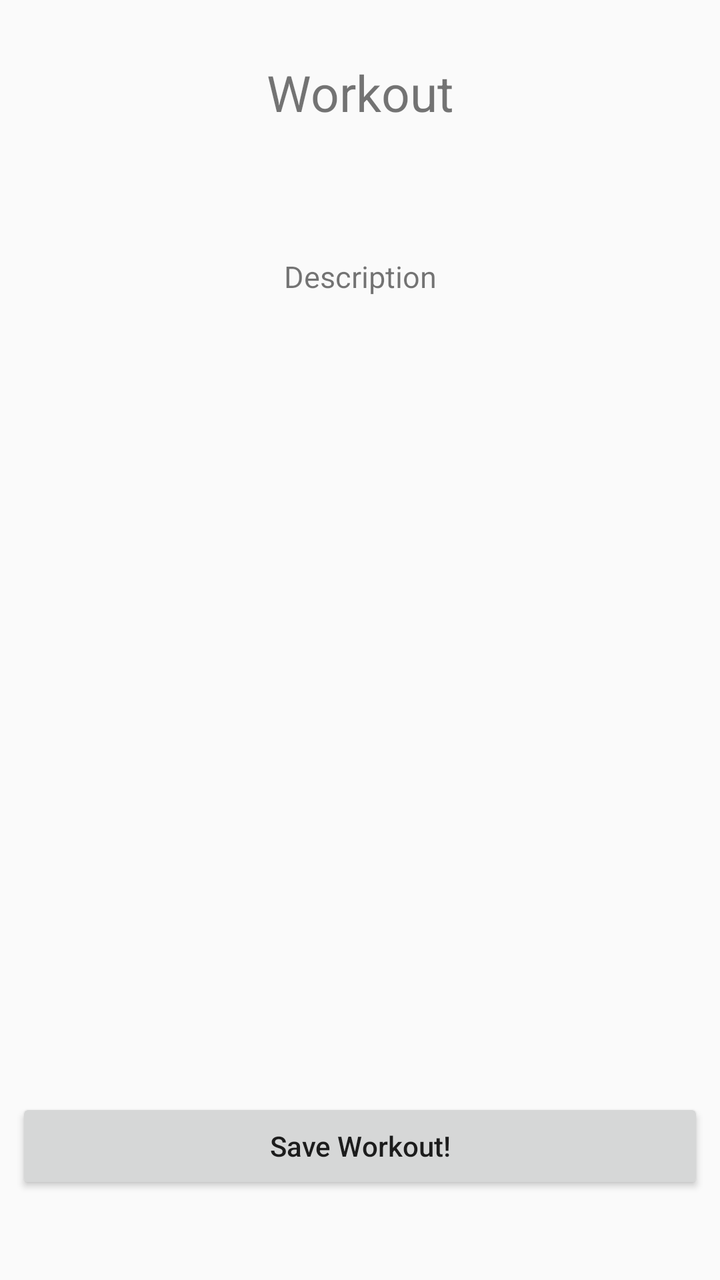
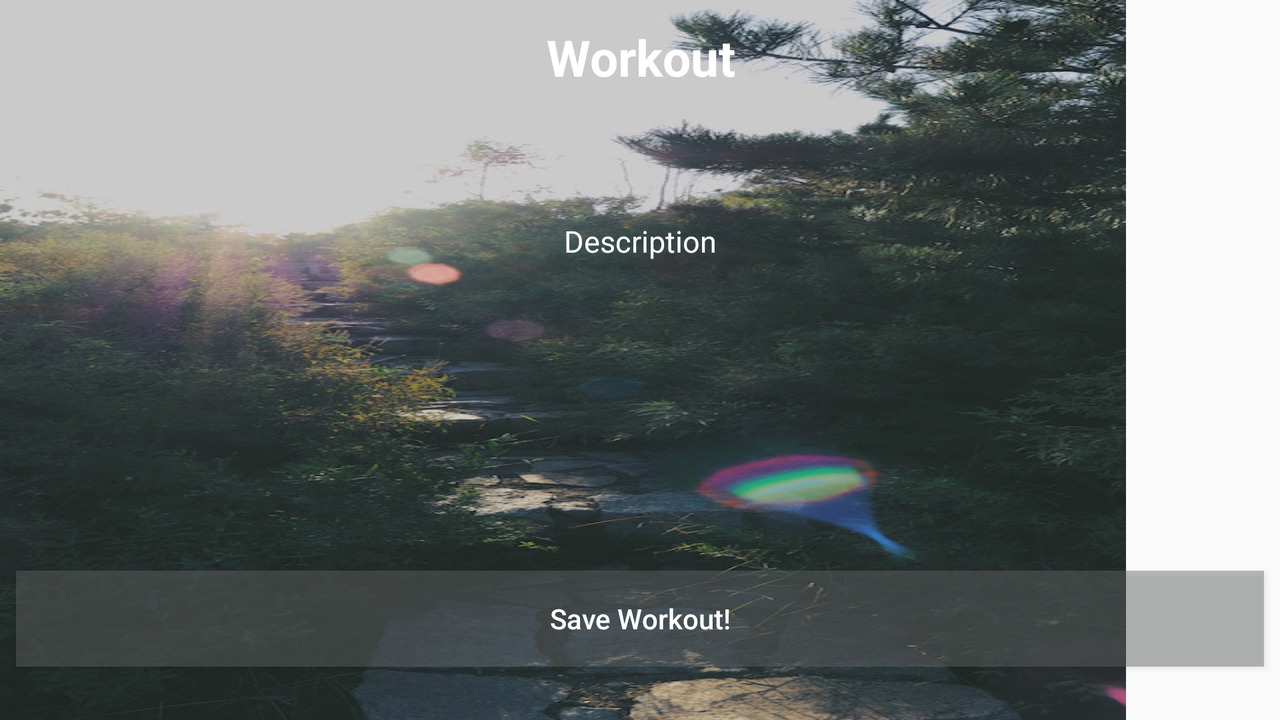

One screen, two layout resources from the same app: the default and the repository's alternative for another configuration. Each is rendered where Android would select it; the XML of both is given below.
<!-- AndroidManifest.xml: application theme AppTheme -->
<!-- res/layout/fragment_workout_detail.xml -->
<android.support.constraint.ConstraintLayout xmlns:android="http://schemas.android.com/apk/res/android"
    xmlns:app="http://schemas.android.com/apk/res-auto"
    xmlns:tools="http://schemas.android.com/tools"
    android:layout_width="match_parent"
    android:layout_height="match_parent"
    tools:context="com.epicodus.athletetracker.ui.fragments.WorkoutDetailFragment">

    <Button
        android:id="@+id/workoutSaved"
        android:layout_width="0dp"
        android:layout_height="wrap_content"
        android:text="Save Workout!"
        app:layout_constraintBottom_toBottomOf="parent"
        android:layout_marginBottom="8dp"
        app:layout_constraintTop_toTopOf="parent"
        android:layout_marginTop="8dp"
        app:layout_constraintVertical_bias="0.939"
        android:layout_marginLeft="8dp"
        app:layout_constraintLeft_toLeftOf="parent"
        android:layout_marginRight="8dp"
        app:layout_constraintRight_toRightOf="parent"
        android:textAllCaps="false"
        android:layout_marginStart="8dp"
        android:layout_marginEnd="8dp" />

    
        
        
        
        
        
        

        <TextView
            android:id="@+id/workoutHeader"
            android:layout_width="wrap_content"
            android:layout_height="wrap_content"
            android:layout_marginBottom="8dp"
            android:layout_marginLeft="8dp"
            android:layout_marginRight="8dp"
            android:layout_marginTop="8dp"
            android:text="Workout"
            android:textAlignment="center"
            android:textSize="25dp"

            app:layout_constraintBottom_toBottomOf="parent"
            app:layout_constraintLeft_toLeftOf="parent"
            app:layout_constraintRight_toRightOf="parent"
            app:layout_constraintTop_toTopOf="parent"
            app:layout_constraintVertical_bias="0.036"
            android:layout_marginStart="8dp"
            android:layout_marginEnd="8dp"
            app:layout_constraintHorizontal_bias="0.501" />

        <TextView
            android:id="@+id/descriptionBox"
            android:layout_width="0dp"
            android:layout_height="wrap_content"
            android:layout_marginLeft="8dp"
            android:layout_marginRight="8dp"
            android:layout_marginTop="65dp"
            android:text="Description"
            android:textAlignment="center"
            android:textSize="15dp"
            app:layout_constraintLeft_toLeftOf="parent"
            app:layout_constraintRight_toRightOf="parent"
            app:layout_constraintTop_toBottomOf="@+id/workoutHeader"
            android:layout_marginStart="8dp"
            android:layout_marginEnd="8dp"
            app:layout_constraintHorizontal_bias="0.0" />


    
</android.support.constraint.ConstraintLayout>
<!-- resources referenced by this layout -->
<resources>
  <style name="AppTheme" parent="Theme.AppCompat.Light.DarkActionBar">
          
          <item name="colorPrimary">@color/colorPrimary</item>
          <item name="colorPrimaryDark">@color/colorPrimaryDark</item>
          <item name="colorAccent">@color/colorAccent</item>
      </style>
  <color name="colorPrimary">#6a6d72</color>
  <color name="colorPrimaryDark">#2c2f33</color>
  <color name="colorAccent">#86b0f4</color>
</resources>
<!-- res/layout-land/fragment_workout_detail.xml (the repository's variant of the layout above) -->
<!-- drawn on the phone turned sideways -->
<?xml version="1.0" encoding="utf-8"?>
<android.support.constraint.ConstraintLayout xmlns:android="http://schemas.android.com/apk/res/android"
    xmlns:app="http://schemas.android.com/apk/res-auto"
    android:layout_width="match_parent"
    android:layout_height="match_parent"
    xmlns:tools="http://schemas.android.com/tools"
    tools:context="com.epicodus.athletetracker.ui.WorkoutDetailActivity">
    <ImageView
        android:layout_width="wrap_content"
        android:layout_height="wrap_content"
        android:background="@drawable/background"
        android:scaleType="centerCrop"/>
    <Button
        android:id="@+id/workoutSaved"
        android:layout_width="0dp"
        android:layout_height="wrap_content"
        android:text="Save Workout!"
        app:layout_constraintBottom_toBottomOf="parent"
        app:layout_constraintTop_toTopOf="parent"
        app:layout_constraintVertical_bias="0.939"
        app:layout_constraintLeft_toLeftOf="parent"
        app:layout_constraintRight_toRightOf="parent"
        android:textAllCaps="false"
        android:layout_marginStart="8dp"
        android:layout_marginEnd="8dp"
        android:background="#70656668"
        android:textColor="#FFFFFF"
        tools:layout_editor_absoluteX="267dp"
        android:layout_marginBottom="8dp" />


    <TextView
        android:id="@+id/workoutHeader"
        android:layout_width="wrap_content"
        android:layout_height="wrap_content"
        android:text="Workout"
        android:textAlignment="center"
        android:textSize="25dp"
        android:textColor="@color/light"
        android:textStyle="bold"

        app:layout_constraintBottom_toBottomOf="parent"
        app:layout_constraintLeft_toLeftOf="parent"
        app:layout_constraintRight_toRightOf="parent"
        app:layout_constraintTop_toTopOf="parent"
        app:layout_constraintVertical_bias="0.036"
        android:layout_marginStart="8dp"
        android:layout_marginEnd="8dp"
        app:layout_constraintHorizontal_bias="0.501"
        tools:layout_editor_absoluteY="86dp"
        tools:layout_editor_absoluteX="248dp" />

    <TextView
        android:id="@+id/descriptionBox"
        android:layout_width="0dp"
        android:textColor="@color/light"
        android:layout_height="wrap_content"
        android:layout_marginLeft="8dp"
        android:layout_marginRight="8dp"
        android:layout_marginTop="65dp"
        android:text="Description"
        android:textAlignment="center"
        android:textSize="15dp"
        app:layout_constraintLeft_toLeftOf="parent"
        app:layout_constraintRight_toRightOf="parent"
        app:layout_constraintTop_toBottomOf="@+id/workoutHeader"
        android:layout_marginStart="8dp"
        android:layout_marginEnd="8dp"
        app:layout_constraintHorizontal_bias="0.0" />



</android.support.constraint.ConstraintLayout>
<!-- resources referenced by the variant -->
<!-- as the phone turned sideways resolves them -->
<resources>
  <color name="light">#ffffff</color>
  <!-- drawable background: jpg bitmap (drawable, 126808 bytes) -->
  <style name="AppTheme" parent="Theme.AppCompat.Light.DarkActionBar">
          
          <item name="colorPrimary">@color/colorPrimary</item>
          <item name="colorPrimaryDark">@color/colorPrimaryDark</item>
          <item name="colorAccent">@color/colorAccent</item>
      </style>
  <color name="colorPrimary">#6a6d72</color>
  <color name="colorPrimaryDark">#2c2f33</color>
  <color name="colorAccent">#86b0f4</color>
</resources>
